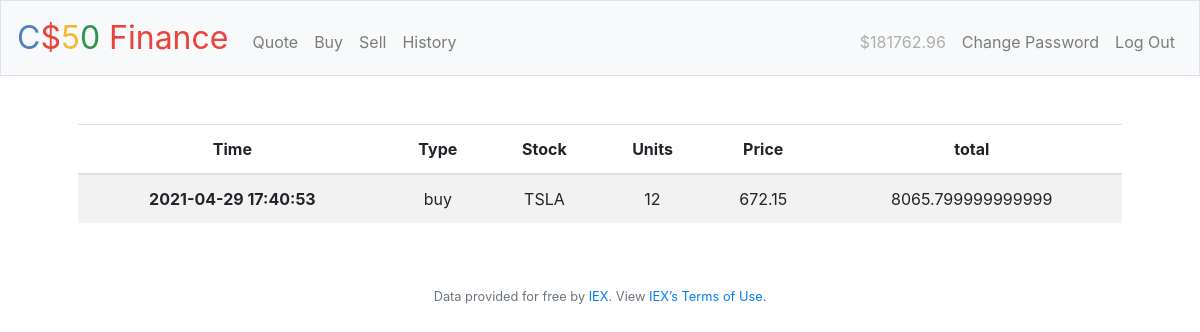
The page /history (signed in) on the database as committed earlier.
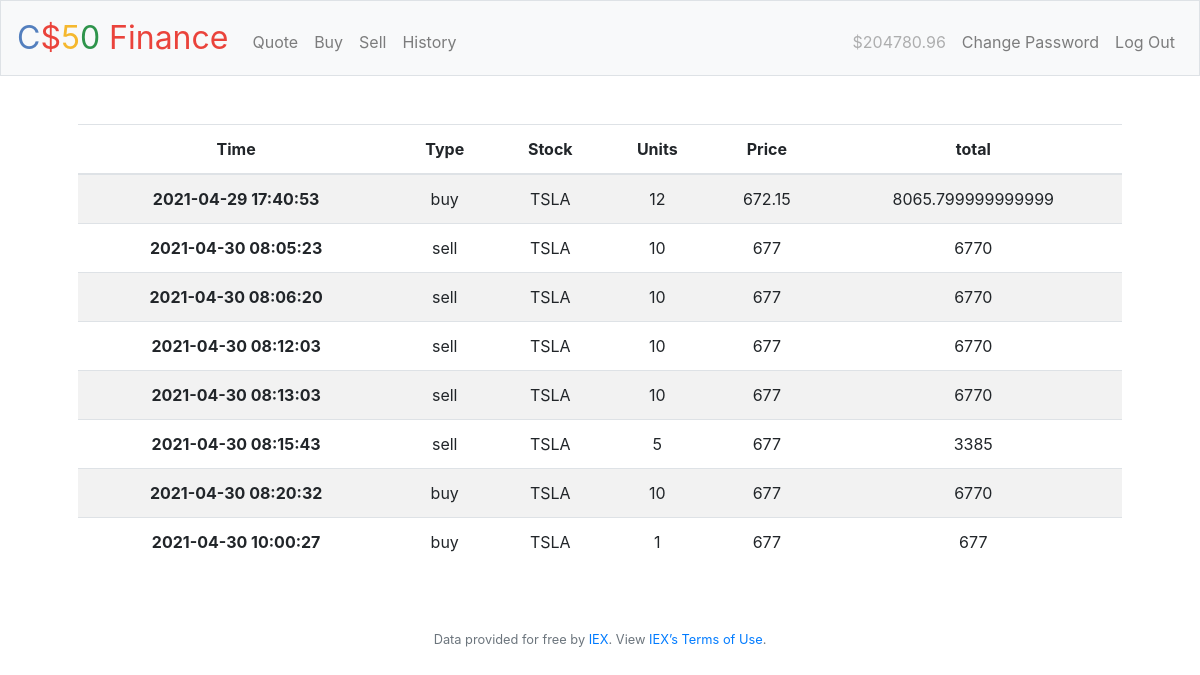
The same page on the database as committed later.
### tables this page shows
CREATE TABLE transactions (t_id INTEGER, userid INTEGER NOT NULL, type TEXT NOT NULL, stock TEXT DEFEAULT NULL, units INTEGER DEFAULT NULL, price NUMERIC DEFAULT NULL, total NUMERIC DEFAULT NULL, timestamp TEXT DEFAULT CURRENT_TIMESTAMP, PRIMARY KEY(t_id), FOREIGN KEY(userid) REFERENCES users(id));

### application.py (the view)
@app.route("/history")
@login_required
def history():
    user_tr_history = db.execute(
        "SELECT * FROM transactions WHERE userid = ?", session["user_id"])
    return render_template("history.html", history=user_tr_history)
    return apology("TODO")

### application.py (called while the page is built)
@app.after_request
def after_request(response):
    response.headers["Cache-Control"] = "no-cache, no-store, must-revalidate"
    response.headers["Expires"] = 0
    response.headers["Pragma"] = "no-cache"
    return response

### helpers.py (called while the page is built)
def login_required(f):
    @wraps(f)
    def decorated_function(*args, **kwargs):
        if session.get("user_id") is None:
            return redirect("/login")
        return f(*args, **kwargs)
    return decorated_function

### templates/history.html (shortened to what this page needs)
{% extends "layout.html" %}
{% block main %}
    <table class="table table-striped">
        <thead>
            <th scope="col">Time</th>
            <th scope="col">Type</th>
            <th scope="col">Stock</th>
            <th scope="col">Units</th>
            <th scope="col">Price</th>
            <th scope="col">total</th>
        </thead>
        <tbody>
            {% for entry in history %}
                <tr>
                    <th>{{entry["timestamp"]}}</th>
                    <td>{{entry["type"]}}</td>
                    <td>{{entry["stock"]}}</td>
                    <td>{{entry["units"]}}</td>
                    <td>{{entry["price"]}}</td>
                    <td>{{entry["total"]}}</td>
                </tr>
            {% endfor %}
        </tbody>
    </table>
{% endblock main %}

### templates/layout.html (shortened to what this page needs)
<!DOCTYPE html>
<html lang="en">
    <head>
        <link rel="stylesheet" href="https://cdn.jsdelivr.net/npm/bootstrap@4.5.3/dist/css/bootstrap.min.css">
        <link href="/static/styles.css" rel="stylesheet">
    </head>
    <body>
        <nav class="navbar navbar-expand-md navbar-light bg-light border">
            <a class="navbar-brand" href="/"><span class="blue">C</span><span class="red">$</span><span class="yellow">5</span><span class="green">0</span> <span class="red">Finance</span></a>
            <div class="collapse navbar-collapse" id="navbar">
                {% if session.user_id %}
                    <ul class="navbar-nav mr-auto mt-2">
                        <li class="nav-item"><a class="nav-link" href="/quote">Quote</a></li>
                        <li class="nav-item"><a class="nav-link" href="/buy">Buy</a></li>
                        <li class="nav-item"><a class="nav-link" href="/sell">Sell</a></li>
                        <li class="nav-item"><a class="nav-link" href="/history">History</a></li>
                    </ul>
                    <ul class="navbar-nav ml-auto mt-2">
                        <li class="nav-item"> <span class="nav-link disabled">${{session.user_balance}}</span></li>
                        <li class="nav-item"><a class="nav-link" href="/passchange">Change Password</a></li>
                        <li class="nav-item"><a class="nav-link" href="/logout">Log Out</a></li>
                    </ul>
                {% else %}
                    <ul class="navbar-nav ml-auto mt-2">
                        <li class="nav-item"><a class="nav-link" href="/register">Register</a></li>
                        <li class="nav-item"><a class="nav-link" href="/login">Log In</a></li>
                    </ul>
                {% endif %}
            </div>
        </nav>
        <main class="container p-5">
            {% block main %}{% endblock %}
        </main>
        <footer class="small text-center text-muted">
            Data provided for free by <a href="https://iextrading.com/developer">IEX</a>. View <a href="https://iextrading.com/api-exhibit-a/">IEX’s Terms of Use</a>.
        </footer>
    </body>
</html>

### static/styles.css (style rules this page uses)
nav .navbar-brand { font-size: xx-large; }
nav .navbar-brand .blue { color: #537fbe; }
nav .navbar-brand .red { color: #ea433b; }
nav .navbar-brand .yellow { color: #f5b82e; }
nav .navbar-brand .green { color: #2e944b; }
main { overflow-x: auto; text-align: center; }

Rows that differ between the two databases and show on the page:
added transactions: timestamp "2021-04-30 08:05:23", type "sell", stock "TSLA", units "10", price "677", total "6770"
added transactions: timestamp "2021-04-30 08:06:20", type "sell", stock "TSLA", units "10", price "677", total "6770"
added transactions: timestamp "2021-04-30 08:12:03", type "sell", stock "TSLA", units "10", price "677", total "6770"
added transactions: timestamp "2021-04-30 08:13:03", type "sell", stock "TSLA", units "10", price "677", total "6770"
added transactions: timestamp "2021-04-30 08:15:43", type "sell", stock "TSLA", units "5", price "677", total "3385"
added transactions: timestamp "2021-04-30 08:20:32", type "buy", stock "TSLA", units "10", price "677", total "6770"
added transactions: timestamp "2021-04-30 10:00:27", type "buy", stock "TSLA", units "1", price "677", total "677"
Other text that changed with them:
{{ session.user_balance }}: "181762.96" → "204780.96"
